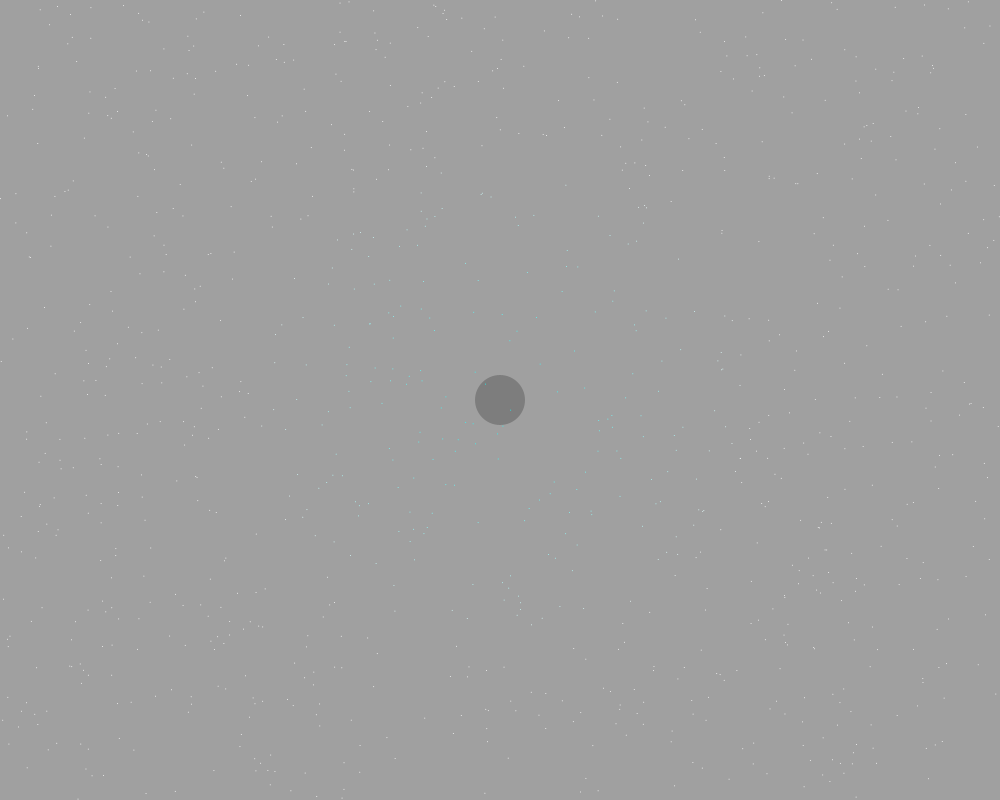
Frame 1 (no input)
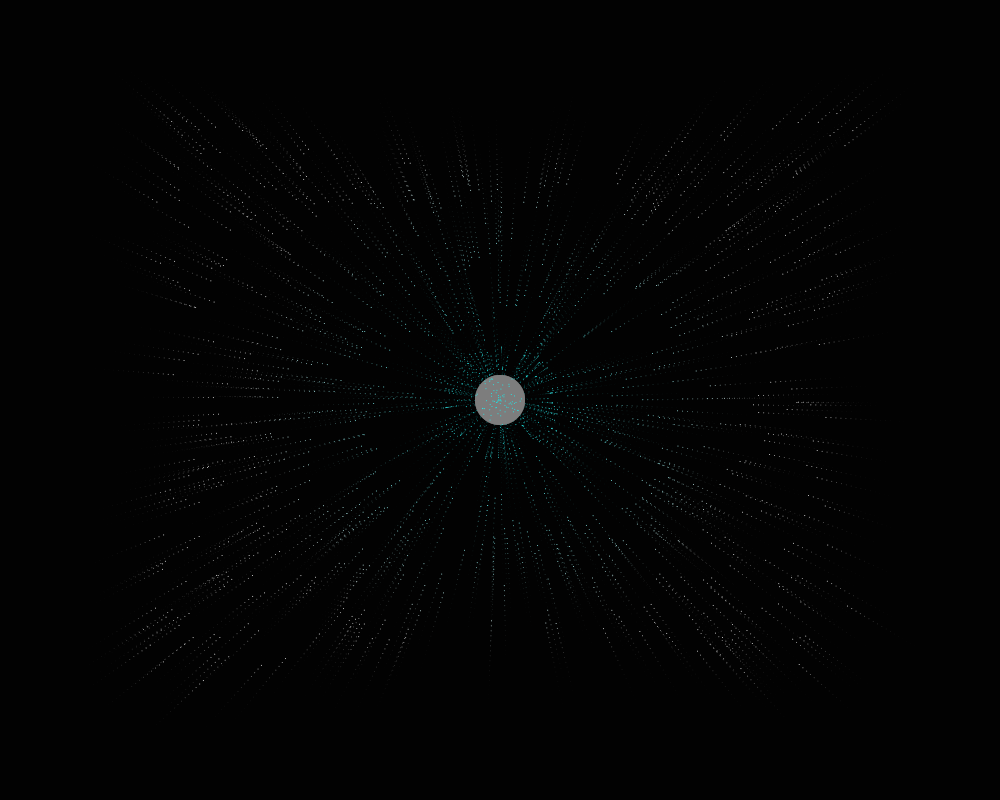
Frame 60 (the mouse pressed at the canvas centre just before this capture)
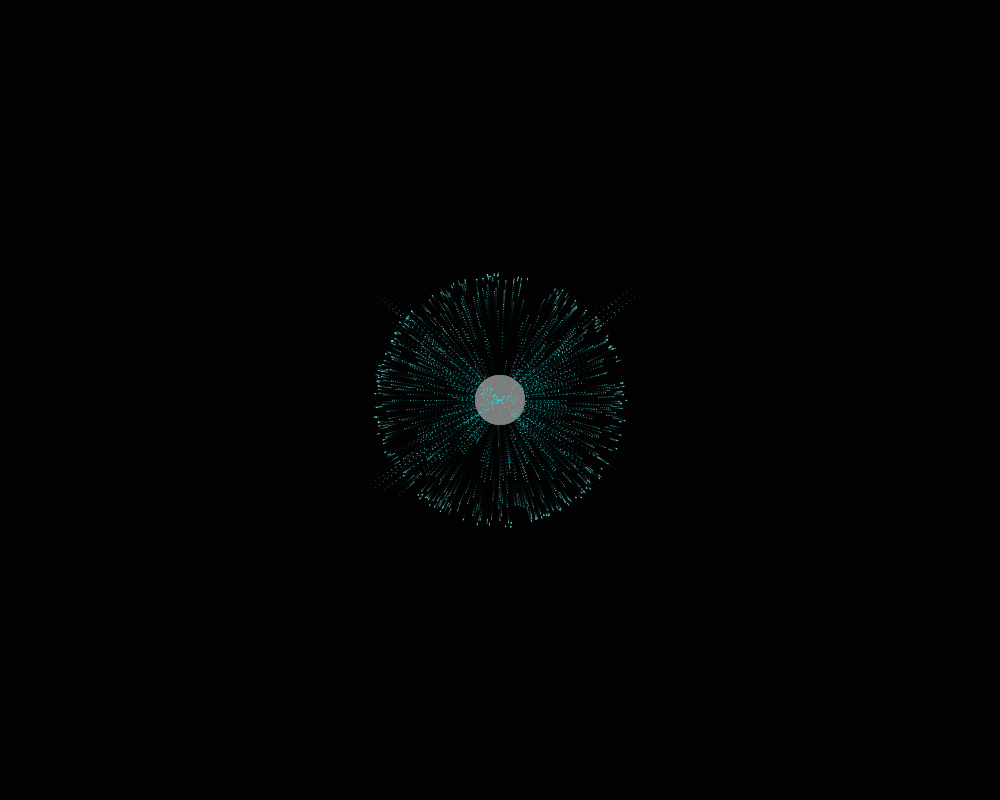
Frame 120 (the mouse held since frame 60 and released just before this capture)

The Processing sketch that drew these frames (run headless with seeded random() and noise(); from frame 60 on, the mouse is pressed at the canvas centre):

// Processing sketch: processing_99379
// ── processing_99379.pde

Particle[] particles;
int planetX, planetY;
int num = 1000;

void setup() {
  size(1000,800);
  noStroke();
  smooth();
  planetX = width/2;
  planetY = height/2;
  particles = new Particle[num];
  for (int i = 0; i < num; i++)
    particles[i] = new Particle(new PVector(random(width), random(height)), 1, 10, 10);
}

void draw() {
  fill(0,55);
  rect(0,0,width,height);
  fill(125);
  ellipse(planetX, planetY, 50,50);
  
  for (Particle particle : particles) {
    particle.run(planetX, planetY);
  }
}

void mousePressed() {
  planetX = mouseX;
  planetY = mouseY;
}
public class Particle {
  PVector location;
  PVector velocity;
  PVector accel;
  int size;
  float gravity;
  float mass;
  int maxVelocity = 5;
  float dist;
  
  public Particle(PVector loc, int size, float gravity, float mass) {
    location = loc.get();
    velocity = new PVector(0,0);
    accel = new PVector(0,0);
    this.size = size;
    this.gravity = gravity;
    this.mass = mass;
  }
  
  public void display() {
    ellipseMode(CENTER);
    fill(dist, 255, 255);
    ellipse(location.x, location.y, size, size);
  }
  
  public void forces(float x, float y) {
    PVector target = new PVector(x,y);
    PVector dir = PVector.sub(location, target);
    dist = dir.mag();
    dir.normalize();
    
    float force = (gravity*mass)/(dist*dist);
    
    if (keyPressed) { }
    else
      dir.mult(-1);
    applyForce(dir);
  }
  
  public void applyForce(PVector force) {
    force.div(mass);
    accel.add(force);
  }
  
  public void update() {
    velocity.add(accel);
    velocity.limit(maxVelocity);
    location.add(velocity);
    accel.mult(0);
  }
  
  public void bounds() {
    if(location.y > height || location.y < 0)
      velocity.y *= -1;
    if(location.x > width || location.x < 0)
      velocity.x *= -1;
  }
  
  public void run(float x, float y) {
    forces(x,y);
    display();
    bounds();
    update();
  }
}
